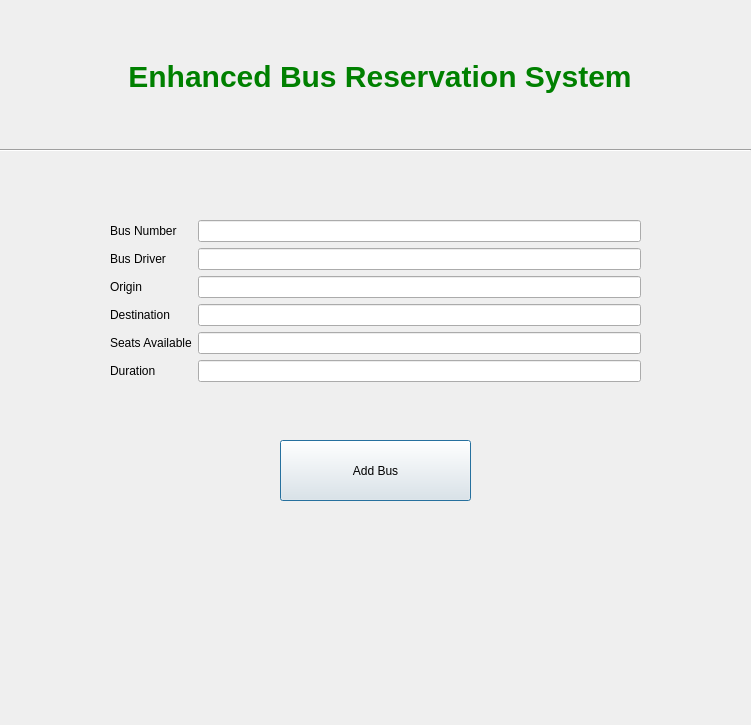
<?xml version="1.0" encoding="UTF-8"?>
<ui version="4.0">
 <class>add_bus</class>
 <widget class="QDialog" name="add_bus">
  <property name="geometry">
   <rect>
    <x>0</x>
    <y>0</y>
    <width>751</width>
    <height>725</height>
   </rect>
  </property>
  <property name="windowTitle">
   <string>Dialog</string>
  </property>
  <widget class="QLabel" name="label">
   <property name="geometry">
    <rect>
     <x>121</x>
     <y>51</y>
     <width>518</width>
     <height>51</height>
    </rect>
   </property>
   <property name="layoutDirection">
    <enum>Qt::LeftToRight</enum>
   </property>
   <property name="styleSheet">
    <string notr="true">color: Green;
font-size:30px;
font-weight:bold;

</string>
   </property>
   <property name="text">
    <string>Enhanced Bus Reservation System</string>
   </property>
   <property name="alignment">
    <set>Qt::AlignCenter</set>
   </property>
  </widget>
  <widget class="Line" name="line">
   <property name="geometry">
    <rect>
     <x>0</x>
     <y>140</y>
     <width>751</width>
     <height>20</height>
    </rect>
   </property>
   <property name="styleSheet">
    <string notr="true"/>
   </property>
   <property name="orientation">
    <enum>Qt::Horizontal</enum>
   </property>
  </widget>
  <widget class="QWidget" name="formLayoutWidget">
   <property name="geometry">
    <rect>
     <x>110</x>
     <y>220</y>
     <width>531</width>
     <height>181</height>
    </rect>
   </property>
   <layout class="QFormLayout" name="formLayout">
    <item row="0" column="0">
     <widget class="QLabel" name="label_2">
      <property name="text">
       <string>Bus Number</string>
      </property>
     </widget>
    </item>
    <item row="0" column="1">
     <widget class="QLineEdit" name="lineEdit"/>
    </item>
    <item row="1" column="0">
     <widget class="QLabel" name="label_3">
      <property name="text">
       <string>Bus Driver</string>
      </property>
     </widget>
    </item>
    <item row="2" column="0">
     <widget class="QLabel" name="label_4">
      <property name="text">
       <string>Origin</string>
      </property>
     </widget>
    </item>
    <item row="3" column="0">
     <widget class="QLabel" name="label_5">
      <property name="text">
       <string>Destination</string>
      </property>
     </widget>
    </item>
    <item row="5" column="0">
     <widget class="QLabel" name="label_6">
      <property name="text">
       <string>Duration</string>
      </property>
     </widget>
    </item>
    <item row="1" column="1">
     <widget class="QLineEdit" name="lineEdit_2"/>
    </item>
    <item row="2" column="1">
     <widget class="QLineEdit" name="lineEdit_3"/>
    </item>
    <item row="3" column="1">
     <widget class="QLineEdit" name="lineEdit_4"/>
    </item>
    <item row="5" column="1">
     <widget class="QLineEdit" name="lineEdit_5"/>
    </item>
    <item row="4" column="1">
     <widget class="QLineEdit" name="lineEdit_6"/>
    </item>
    <item row="4" column="0">
     <widget class="QLabel" name="label_7">
      <property name="text">
       <string>Seats Available</string>
      </property>
     </widget>
    </item>
   </layout>
  </widget>
  <widget class="QPushButton" name="pushButton">
   <property name="geometry">
    <rect>
     <x>280</x>
     <y>440</y>
     <width>191</width>
     <height>61</height>
    </rect>
   </property>
   <property name="text">
    <string>Add Bus</string>
   </property>
  </widget>
 </widget>
 <resources/>
 <connections/>
</ui>
